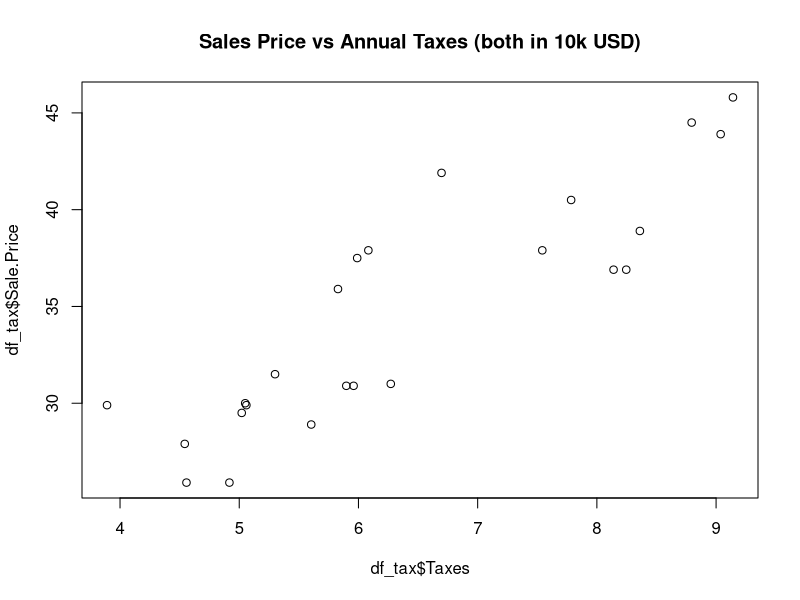
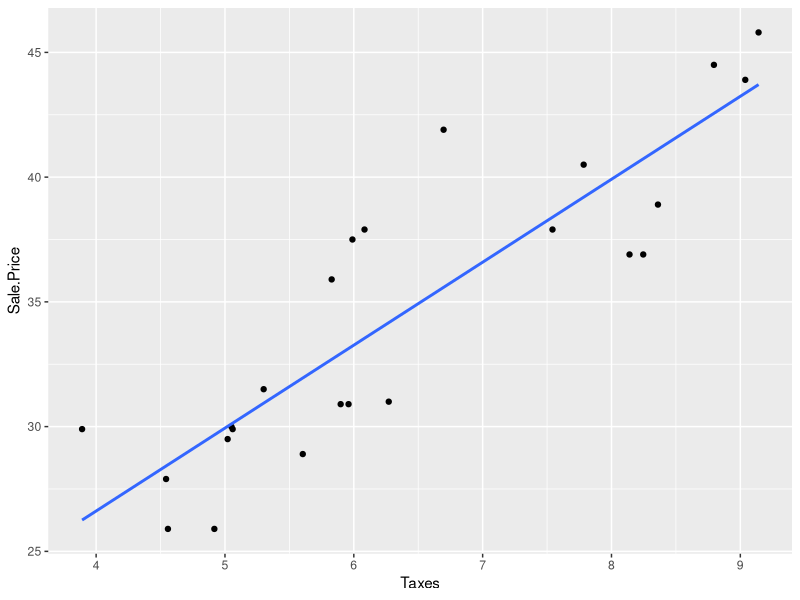

Here is the R script that generated these plots, in order:
## ---- chunk 1
knitr::opts_chunk$set(echo = TRUE)
## ---- chunk 2
library(ggplot2)
## ---- chunk 3
df_tax = read.table(file ="./6414-HW2-taxes.csv",skip=1, sep=",",header=TRUE)
head(df_tax)
dim(df_tax)
summary(df_tax)
## ---- chunk 4
df_tax = df_tax[1:(nrow(df_tax)-2),] #Remove last two empty rows
dim(df_tax)
## ---- chunk 5
title_i = "Sales Price vs Annual Taxes (both in 10k USD)"
plot(x=df_tax$Taxes, y=df_tax$Sale.Price, type ="p",main = title_i)
## ---- chunk 6
print (paste("Corealtion on full data:",round(cor(df_tax$Taxes,df_tax$Sale.Price),2)))
## ---- chunk 7
#Fit SLR
model0 <- lm(Sale.Price ~ Taxes, data = df_tax)
model0

#Superpositioning regression line on 
ggplot(df_tax, aes(Taxes, Sale.Price)) + #aes(x,y)
  geom_point() +
  stat_smooth(method = lm, se = FALSE)
## ---- chunk 8
s_squared = sum(sapply(model0["residuals"], function(x) x^2))/(nrow(df_tax)-2)
s_squared
s_squared^0.5
## ---- chunk 9
y_hat = fitted(model0)
y_act = df_tax$Sale.Price

sse = sum((y_act - y_hat)^2)
print (paste("sse is",sse))

sse/(nrow(df_tax)-2)
## ---- chunk 10
num = 1697.8 - (14 * (43/14) * (572/14))
num
denom = 157.42 - (14*(43/14)^2)
denom
beta1 = num/denom
print (paste("Intecept (or beta0)",beta1))
## ---- chunk 11
beta0 = (572/14) - beta1*(43/14)
print (paste("Intecept (or beta0)",beta0))
## ---- chunk 12
SS_yy = 23530 - 14 *((572/14))^2
SS_xy = num #from ques7
SSE = SS_yy - beta1 * SS_xy
sigma2 = SSE/(14-2)
print (paste("Sigma squared is",sigma2))
## ---- chunk 13
y_act = 46.1
y_hat = beta0 + beta1 * 3.7
residual = y_act - y_hat
print (paste("Predicted Y value is",y_hat))
print (paste("Corresponding Residual is",y_hat))
